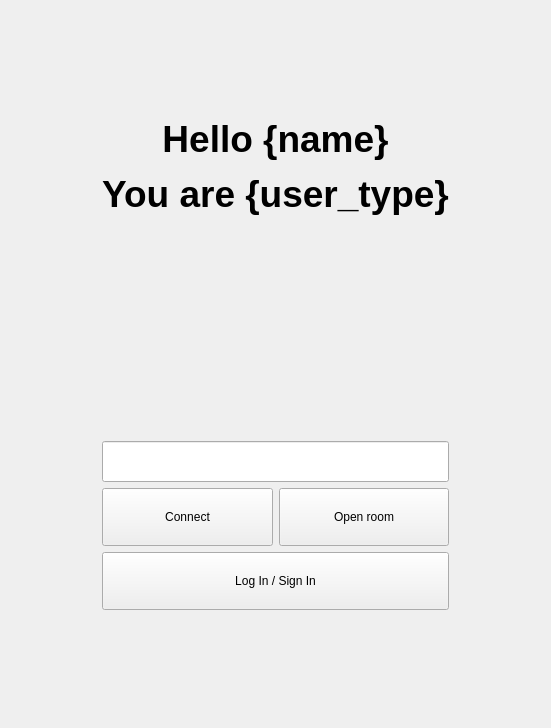
<?xml version="1.0" encoding="UTF-8"?>
<ui version="4.0">
 <class>MainWindow</class>
 <widget class="QMainWindow" name="MainWindow">
  <property name="enabled">
   <bool>true</bool>
  </property>
  <property name="geometry">
   <rect>
    <x>0</x>
    <y>0</y>
    <width>551</width>
    <height>728</height>
   </rect>
  </property>
  <property name="sizePolicy">
   <sizepolicy hsizetype="Fixed" vsizetype="Fixed">
    <horstretch>0</horstretch>
    <verstretch>0</verstretch>
   </sizepolicy>
  </property>
  <property name="windowTitle">
   <string>MainWindow</string>
  </property>
  <property name="styleSheet">
   <string notr="true">.QPushButton{
	height:50%;
	font: 16pt &quot;MS Shell Dlg 2&quot;;
}</string>
  </property>
  <widget class="QWidget" name="centralwidget">
   <layout class="QVBoxLayout" name="verticalLayout">
    <item>
     <layout class="QGridLayout" name="gridLayout">
      <item row="5" column="2">
       <layout class="QHBoxLayout" name="horizontalLayout_2">
        <item>
         <widget class="QPushButton" name="connect_button">
          <property name="text">
           <string>Connect</string>
          </property>
         </widget>
        </item>
        <item>
         <widget class="QPushButton" name="create_new_room_button">
          <property name="styleSheet">
           <string notr="true"/>
          </property>
          <property name="text">
           <string>Open room</string>
          </property>
         </widget>
        </item>
       </layout>
      </item>
      <item row="0" column="2">
       <spacer name="verticalSpacer_2">
        <property name="orientation">
         <enum>Qt::Vertical</enum>
        </property>
        <property name="sizeHint" stdset="0">
         <size>
          <width>20</width>
          <height>40</height>
         </size>
        </property>
       </spacer>
      </item>
      <item row="2" column="2">
       <spacer name="verticalSpacer_3">
        <property name="orientation">
         <enum>Qt::Vertical</enum>
        </property>
        <property name="sizeHint" stdset="0">
         <size>
          <width>20</width>
          <height>40</height>
         </size>
        </property>
       </spacer>
      </item>
      <item row="7" column="2">
       <spacer name="verticalSpacer_4">
        <property name="orientation">
         <enum>Qt::Vertical</enum>
        </property>
        <property name="sizeHint" stdset="0">
         <size>
          <width>20</width>
          <height>40</height>
         </size>
        </property>
       </spacer>
      </item>
      <item row="4" column="2">
       <widget class="QLineEdit" name="room_code_field">
        <property name="styleSheet">
         <string notr="true">height: 35%;
font: 48pt &quot;MS Shell Dlg 2&quot;;
font: 20pt &quot;MS Shell Dlg 2&quot;;</string>
        </property>
        <property name="text">
         <string/>
        </property>
       </widget>
      </item>
      <item row="1" column="2">
       <widget class="QLabel" name="heading">
        <property name="text">
         <string>&lt;html&gt;&lt;head/&gt;&lt;body&gt;&lt;p align=&quot;center&quot;&gt;&lt;span style=&quot; font-size:28pt; font-weight:600;&quot;&gt;Hello {name}&lt;/span&gt;&lt;/p&gt;&lt;p align=&quot;center&quot;&gt;&lt;span style=&quot; font-size:28pt; font-weight:600;&quot;&gt;You are {user_type}&lt;/span&gt;&lt;/p&gt;&lt;/body&gt;&lt;/html&gt;</string>
        </property>
       </widget>
      </item>
      <item row="1" column="1">
       <spacer name="horizontalSpacer">
        <property name="orientation">
         <enum>Qt::Horizontal</enum>
        </property>
        <property name="sizeHint" stdset="0">
         <size>
          <width>40</width>
          <height>20</height>
         </size>
        </property>
       </spacer>
      </item>
      <item row="1" column="3">
       <spacer name="horizontalSpacer_2">
        <property name="orientation">
         <enum>Qt::Horizontal</enum>
        </property>
        <property name="sizeHint" stdset="0">
         <size>
          <width>40</width>
          <height>20</height>
         </size>
        </property>
       </spacer>
      </item>
      <item row="3" column="2">
       <spacer name="verticalSpacer">
        <property name="orientation">
         <enum>Qt::Vertical</enum>
        </property>
        <property name="sizeHint" stdset="0">
         <size>
          <width>20</width>
          <height>40</height>
         </size>
        </property>
       </spacer>
      </item>
      <item row="6" column="2">
       <widget class="QPushButton" name="login_button">
        <property name="text">
         <string>Log In / Sign In</string>
        </property>
       </widget>
      </item>
     </layout>
    </item>
   </layout>
  </widget>
 </widget>
 <resources/>
 <connections/>
</ui>
